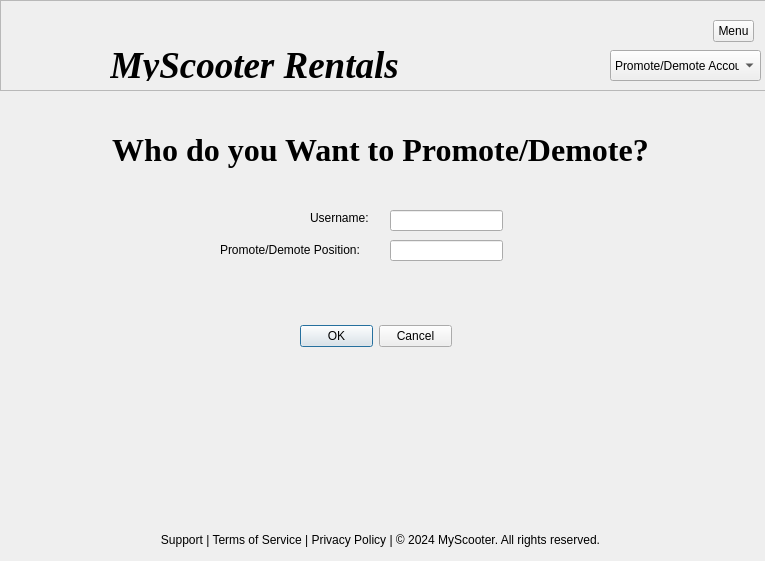
<?xml version="1.0" encoding="UTF-8"?>
<ui version="4.0">
 <class>promoteaccount</class>
 <widget class="QDialog" name="promoteaccount">
  <property name="geometry">
   <rect>
    <x>0</x>
    <y>0</y>
    <width>765</width>
    <height>561</height>
   </rect>
  </property>
  <property name="windowTitle">
   <string>Dialog</string>
  </property>
  <widget class="QLabel" name="label">
   <property name="geometry">
    <rect>
     <x>310</x>
     <y>210</y>
     <width>81</width>
     <height>16</height>
    </rect>
   </property>
   <property name="text">
    <string>Username:</string>
   </property>
  </widget>
  <widget class="QLabel" name="label_2">
   <property name="geometry">
    <rect>
     <x>220</x>
     <y>240</y>
     <width>161</width>
     <height>20</height>
    </rect>
   </property>
   <property name="text">
    <string>Promote/Demote Position:</string>
   </property>
  </widget>
  <widget class="QLineEdit" name="lineEdit">
   <property name="geometry">
    <rect>
     <x>390</x>
     <y>210</y>
     <width>113</width>
     <height>21</height>
    </rect>
   </property>
   <property name="palette">
    <palette>
     <active>
      <colorrole role="Text">
       <brush brushstyle="SolidPattern">
        <color alpha="255">
         <red>255</red>
         <green>255</green>
         <blue>255</blue>
        </color>
       </brush>
      </colorrole>
     </active>
     <inactive>
      <colorrole role="Text">
       <brush brushstyle="SolidPattern">
        <color alpha="255">
         <red>255</red>
         <green>255</green>
         <blue>255</blue>
        </color>
       </brush>
      </colorrole>
     </inactive>
     <disabled/>
    </palette>
   </property>
  </widget>
  <widget class="QLineEdit" name="lineEdit_2">
   <property name="geometry">
    <rect>
     <x>390</x>
     <y>240</y>
     <width>113</width>
     <height>21</height>
    </rect>
   </property>
   <property name="palette">
    <palette>
     <active>
      <colorrole role="Text">
       <brush brushstyle="SolidPattern">
        <color alpha="255">
         <red>255</red>
         <green>255</green>
         <blue>255</blue>
        </color>
       </brush>
      </colorrole>
     </active>
     <inactive>
      <colorrole role="Text">
       <brush brushstyle="SolidPattern">
        <color alpha="255">
         <red>255</red>
         <green>255</green>
         <blue>255</blue>
        </color>
       </brush>
      </colorrole>
     </inactive>
     <disabled/>
    </palette>
   </property>
  </widget>
  <widget class="QLabel" name="label_3">
   <property name="geometry">
    <rect>
     <x>2</x>
     <y>270</y>
     <width>761</width>
     <height>30</height>
    </rect>
   </property>
   <property name="text">
    <string/>
   </property>
   <property name="alignment">
    <set>Qt::AlignCenter</set>
   </property>
  </widget>
  <widget class="QDialogButtonBox" name="buttonBox">
   <property name="geometry">
    <rect>
     <x>300</x>
     <y>320</y>
     <width>152</width>
     <height>32</height>
    </rect>
   </property>
   <property name="standardButtons">
    <set>QDialogButtonBox::Cancel|QDialogButtonBox::Ok</set>
   </property>
  </widget>
  <widget class="QFrame" name="frame">
   <property name="geometry">
    <rect>
     <x>0</x>
     <y>0</y>
     <width>771</width>
     <height>91</height>
    </rect>
   </property>
   <property name="frameShape">
    <enum>QFrame::StyledPanel</enum>
   </property>
   <property name="frameShadow">
    <enum>QFrame::Raised</enum>
   </property>
   <widget class="QLabel" name="label_4">
    <property name="geometry">
     <rect>
      <x>110</x>
      <y>50</y>
      <width>441</width>
      <height>31</height>
     </rect>
    </property>
    <property name="font">
     <font>
      <family>Times New Roman</family>
      <pointsize>28</pointsize>
      <italic>true</italic>
      <bold>true</bold>
     </font>
    </property>
    <property name="text">
     <string>MyScooter Rentals</string>
    </property>
   </widget>
   <widget class="QLabel" name="label_5">
    <property name="geometry">
     <rect>
      <x>10</x>
      <y>0</y>
      <width>81</width>
      <height>81</height>
     </rect>
    </property>
    <property name="text">
     <string/>
    </property>
    <property name="pixmap">
     <pixmap>../scooter.png</pixmap>
    </property>
    <property name="scaledContents">
     <bool>true</bool>
    </property>
    <property name="wordWrap">
     <bool>false</bool>
    </property>
   </widget>
   <widget class="QToolButton" name="toolButton_2">
    <property name="geometry">
     <rect>
      <x>713</x>
      <y>20</y>
      <width>41</width>
      <height>22</height>
     </rect>
    </property>
    <property name="text">
     <string>Menu</string>
    </property>
   </widget>
   <widget class="QComboBox" name="comboBox">
    <property name="geometry">
     <rect>
      <x>610</x>
      <y>50</y>
      <width>151</width>
      <height>31</height>
     </rect>
    </property>
    <property name="palette">
     <palette>
      <active>
       <colorrole role="WindowText">
        <brush brushstyle="SolidPattern">
         <color alpha="255">
          <red>255</red>
          <green>255</green>
          <blue>255</blue>
         </color>
        </brush>
       </colorrole>
      </active>
      <inactive>
       <colorrole role="WindowText">
        <brush brushstyle="SolidPattern">
         <color alpha="255">
          <red>255</red>
          <green>255</green>
          <blue>255</blue>
         </color>
        </brush>
       </colorrole>
      </inactive>
      <disabled/>
     </palette>
    </property>
    <item>
     <property name="text">
      <string>Promote/Demote Account</string>
     </property>
    </item>
    <item>
     <property name="text">
      <string>Home</string>
     </property>
    </item>
    <item>
     <property name="text">
      <string>Delete Account</string>
     </property>
    </item>
    <item>
     <property name="text">
      <string>Change Account Data</string>
     </property>
    </item>
   </widget>
  </widget>
  <widget class="QLabel" name="label_6">
   <property name="geometry">
    <rect>
     <x>0</x>
     <y>129</y>
     <width>761</width>
     <height>41</height>
    </rect>
   </property>
   <property name="font">
    <font>
     <family>Times New Roman</family>
     <pointsize>24</pointsize>
     <italic>false</italic>
     <bold>true</bold>
    </font>
   </property>
   <property name="text">
    <string>Who do you Want to Promote/Demote?</string>
   </property>
   <property name="alignment">
    <set>Qt::AlignCenter</set>
   </property>
  </widget>
  <widget class="QLabel" name="label_7">
   <property name="geometry">
    <rect>
     <x>0</x>
     <y>530</y>
     <width>761</width>
     <height>20</height>
    </rect>
   </property>
   <property name="text">
    <string>Support | Terms of Service | Privacy Policy | © 2024 MyScooter. All rights reserved.</string>
   </property>
   <property name="alignment">
    <set>Qt::AlignCenter</set>
   </property>
  </widget>
 </widget>
 <resources/>
 <connections/>
</ui>
